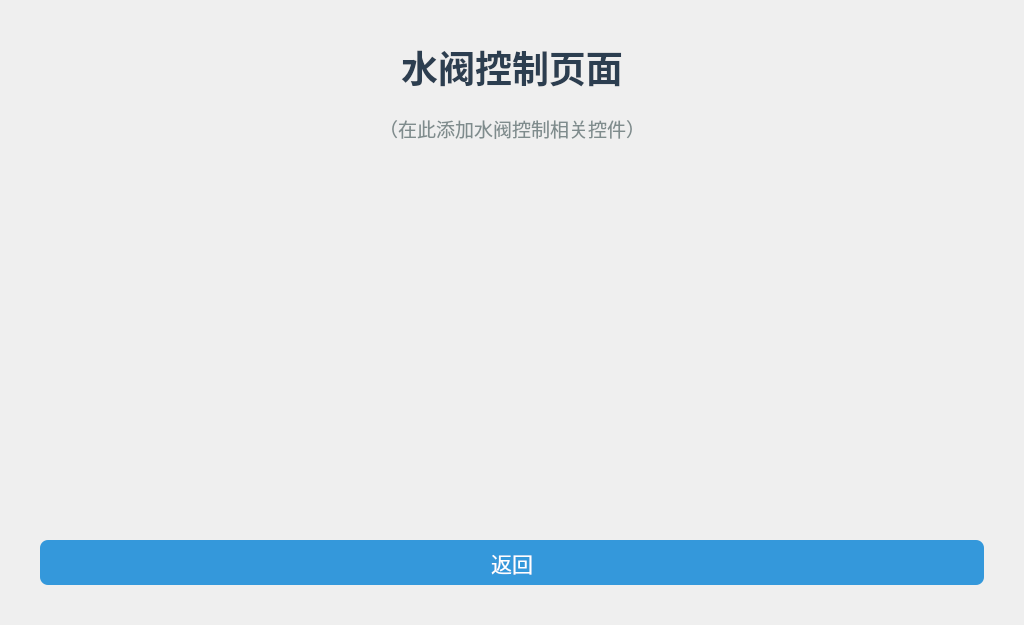
<?xml version="1.0" encoding="UTF-8"?>
<ui version="4.0">
 <class>WaterDialog</class>
 <widget class="QDialog" name="WaterDialog">
  <property name="geometry">
   <rect>
    <x>0</x>
    <y>0</y>
    <width>1024</width>
    <height>625</height>
   </rect>
  </property>
  <property name="minimumSize">
   <size>
    <width>1024</width>
    <height>625</height>
   </size>
  </property>
  <property name="maximumSize">
   <size>
    <width>1024</width>
    <height>625</height>
   </size>
  </property>
  <property name="windowTitle">
   <string>水阀控制</string>
  </property>
  <layout class="QVBoxLayout" name="verticalLayout">
   <property name="spacing">
    <number>20</number>
   </property>
   <property name="leftMargin">
    <number>40</number>
   </property>
   <property name="topMargin">
    <number>40</number>
   </property>
   <property name="rightMargin">
    <number>40</number>
   </property>
   <property name="bottomMargin">
    <number>40</number>
   </property>
   <item>
    <widget class="QLabel" name="labelTitle">
     <property name="styleSheet">
      <string notr="true">font-size:28pt; font-weight:bold; color:#2c3e50;</string>
     </property>
     <property name="text">
      <string>水阀控制页面</string>
     </property>
     <property name="alignment">
      <set>Qt::AlignCenter</set>
     </property>
    </widget>
   </item>
   <item>
    <widget class="QLabel" name="labelHint">
     <property name="styleSheet">
      <string notr="true">font-size:14pt; color:#7f8c8d;</string>
     </property>
     <property name="text">
      <string>（在此添加水阀控制相关控件）</string>
     </property>
     <property name="alignment">
      <set>Qt::AlignCenter</set>
     </property>
    </widget>
   </item>
   <item>
    <spacer name="verticalSpacer">
     <property name="orientation">
      <enum>Qt::Vertical</enum>
     </property>
     <property name="sizeHint" stdset="0">
      <size>
       <width>20</width>
       <height>40</height>
      </size>
     </property>
    </spacer>
   </item>
   <item>
    <widget class="QPushButton" name="btnBack">
     <property name="minimumSize">
      <size>
       <width>120</width>
       <height>45</height>
      </size>
     </property>
     <property name="styleSheet">
      <string notr="true">QPushButton{background-color:#3498db;color:white;border-radius:8px;font-size:16pt;}QPushButton:pressed{background-color:#2980b9;}</string>
     </property>
     <property name="text">
      <string>返回</string>
     </property>
    </widget>
   </item>
  </layout>
 </widget>
 <resources/>
 <connections/>
</ui>
